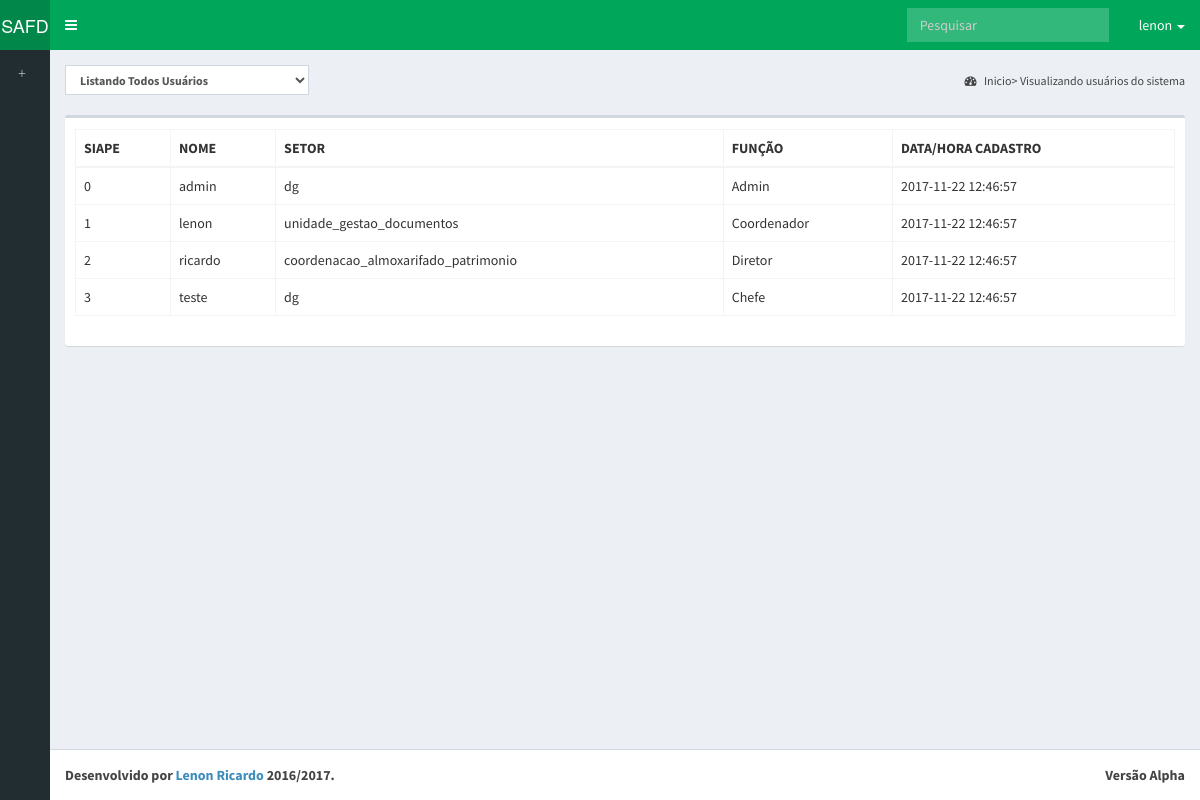
/php/p_visualiza_usuarios.php (signed in), run on the app's committed database.
### tables this page shows
CREATE TABLE IF NOT EXISTS usuario(        
    id_usuario int(10) NOT NULL PRIMARY KEY AUTO_INCREMENT,                               
        estado_usuario binary NOT NULL, 
        login_usuario VARCHAR(50) NOT NULL,
        senha_usuario VARCHAR(50) NOT NULL,
        data_cadastro TIMESTAMP NULL DEFAULT CURRENT_TIMESTAMP,       
        
        id_funcionario int(10) NOT NULL,  
        id_funcao int(10) NOT NULL,  
        id_setor int(10) NOT NULL);

CREATE TABLE IF NOT EXISTS funcionario(        
    id_funcionario int(10) NOT NULL PRIMARY KEY AUTO_INCREMENT,
        siape_funcionario int(10) NOT NULL,
        nome_funcionario VARCHAR(40) NOT NULL,		
        n_portaria_funcionario VARCHAR(40) NOT NULL,
        email_funcionario VARCHAR(40) NOT NULL);

CREATE TABLE IF NOT EXISTS setor(
    id_setor int(10) NOT NULL PRIMARY KEY AUTO_INCREMENT,
	nome_setor VARCHAR(40) NOT NULL);

CREATE TABLE IF NOT EXISTS funcao(    
    id_funcao int(10) NOT NULL PRIMARY KEY AUTO_INCREMENT,        
        descricao_funcao VARCHAR(40) NOT NULL);

### php/visualiza_usuarios.php (the view)
<?php
include 'conexao.php';
$sql = "SELECT login_usuario, estado_usuario, nome_setor, descricao_funcao, siape_funcionario, data_cadastro
        FROM usuario, setor, funcao, funcionario
        WHERE usuario.id_setor = setor.id_setor
        AND usuario.id_funcao = funcao.id_funcao
        AND funcionario.id_funcionario = usuario.id_funcionario";
$result = mysqli_query($con, $sql);
while ($linha = mysqli_fetch_assoc($result))
{
    $visualizar = "<tr>
                        <td>" . $linha['siape_funcionario'] . "</td>" . "
                        <td>" . $linha['login_usuario'] . "</td>" . "
                        <td>" . $linha['nome_setor'] . "</td>" . "
                        <td>" . $linha['descricao_funcao'] . "</td>" . "
                        <td>" . $linha['data_cadastro'] . "</td>" . "
                    </tr>";
    echo $visualizar;
}
?>

### data on the page
usuario: id_funcionario.siape_funcionario "0", login_usuario "admin", id_setor.nome_setor "dg", id_funcao.descricao_funcao "Admin", data_cadastro "2017-11-22 12:46:57"
usuario: id_funcionario.siape_funcionario "1", login_usuario "lenon", id_setor.nome_setor "unidade_gestao_documentos", id_funcao.descricao_funcao "Coordenador", data_cadastro "2017-11-22 12:46:57"
usuario: id_funcionario.siape_funcionario "2", login_usuario "ricardo", id_setor.nome_setor "coordenacao_almoxarifado_patrimonio", id_funcao.descricao_funcao "Diretor", data_cadastro "2017-11-22 12:46:57"
usuario: id_funcionario.siape_funcionario "3", login_usuario "teste", id_setor.nome_setor "dg", id_funcao.descricao_funcao "Chefe", data_cadastro "2017-11-22 12:46:57"

### other printed values
$_SESSION["usuario"] "lenon"
